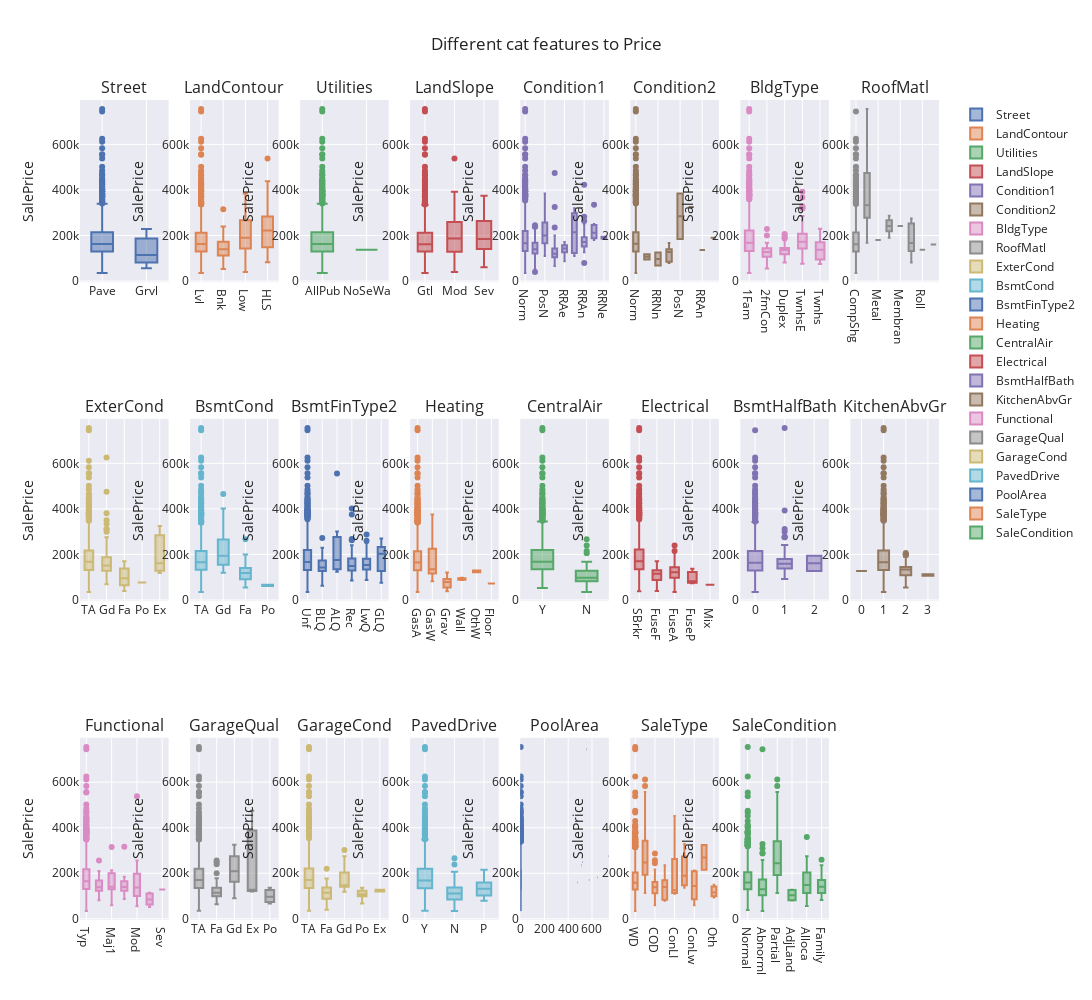

Write notebook code for a chart like this one.
### Code cell
# Сначала объединим непопулярные классы в один аггрегированный класс

suspicious_cat_features = pick_suspicious_features(
    houses_raw_df, cat_features(houses_raw_df), treshold=0.8
)

plot_boxes(
    houses_raw_df,
    suspicious_cat_features,
    TARGET,
    title="Different cat features to Price",
    rows=3,
    height=1000,
    width=2400,
)

# На мой взгляд эти признаки также достаточно бесполезны.
# Межклассовая вариативность среди этих переменных практически ничего не объясняет. 
# Везде первый класс(на графике) - все портит. А учитвая что сами признаки крайне несбалнсированны
# Делаем вывод что все эти переменные можно спокойно удалить и не потерять в качества ничего
# Оставим разве что RoofMatl - он выглядит перспектинвым.
# Там интерквантильные размахи не соприкасаются у двух самых популярных классов
suspicious_cat_features.remove("RoofMatl")
print("Removing next features: ", suspicious_cat_features)
houses_raw_df.drop(suspicious_cat_features, axis=1, inplace=True)

### Figure 1 — Plotly figure (JSON) as saved in the notebook; plotly's stock layout.template omitted (floating-point values rounded to 4 significant figures; data arrays with more than 128 entries replaced by an {"elided": "..."} marker saying what was removed)
{"data": [{"name": "Street", "type": "box", "x": {"elided": "1460 str values"}, "xaxis": "x", "y": {"elided": "1460 int values"}, "yaxis": "y"}, {"name": "LandContour", "type": "box", "x": {"elided": "1460 str values"}, "xaxis": "x2", "y": {"elided": "1460 int values"}, "yaxis": "y2"}, {"name": "Utilities", "type": "box", "x": {"elided": "1460 str values"}, "xaxis": "x3", "y": {"elided": "1460 int values"}, "yaxis": "y3"}, {"name": "LandSlope", "type": "box", "x": {"elided": "1460 str values"}, "xaxis": "x4", "y": {"elided": "1460 int values"}, "yaxis": "y4"}, {"name": "Condition1", "type": "box", "x": {"elided": "1460 str values"}, "xaxis": "x5", "y": {"elided": "1460 int values"}, "yaxis": "y5"}, {"name": "Condition2", "type": "box", "x": {"elided": "1460 str values"}, "xaxis": "x6", "y": {"elided": "1460 int values"}, "yaxis": "y6"}, {"name": "BldgType", "type": "box", "x": {"elided": "1460 str values"}, "xaxis": "x7", "y": {"elided": "1460 int values"}, "yaxis": "y7"}, {"name": "RoofMatl", "type": "box", "x": {"elided": "1460 str values"}, "xaxis": "x8", "y": {"elided": "1460 int values"}, "yaxis": "y8"}, {"name": "ExterCond", "type": "box", "x": {"elided": "1460 str values"}, "xaxis": "x9", "y": {"elided": "1460 int values"}, "yaxis": "y9"}, {"name": "BsmtCond", "type": "box", "x": {"elided": "1460 str values"}, "xaxis": "x10", "y": {"elided": "1460 int values"}, "yaxis": "y10"}, {"name": "BsmtFinType2", "type": "box", "x": {"elided": "1460 str values"}, "xaxis": "x11", "y": {"elided": "1460 int values"}, "yaxis": "y11"}, {"name": "Heating", "type": "box", "x": {"elided": "1460 str values"}, "xaxis": "x12", "y": {"elided": "1460 int values"}, "yaxis": "y12"}, {"name": "CentralAir", "type": "box", "x": {"elided": "1460 str values"}, "xaxis": "x13", "y": {"elided": "1460 int values"}, "yaxis": "y13"}, {"name": "Electrical", "type": "box", "x": {"elided": "1460 str values"}, "xaxis": "x14", "y": {"elided": "1460 int values"}, "yaxis": "y14"}, {"name": "BsmtHalfBath", "type": "box", "x": {"elided": "1460 int values"}, "xaxis": "x15", "y": {"elided": "1460 int values"}, "yaxis": "y15"}, {"name": "KitchenAbvGr", "type": "box", "x": {"elided": "1460 int values"}, "xaxis": "x16", "y": {"elided": "1460 int values"}, "yaxis": "y16"}, {"name": "Functional", "type": "box", "x": {"elided": "1460 str values"}, "xaxis": "x17", "y": {"elided": "1460 int values"}, "yaxis": "y17"}, {"name": "GarageQual", "type": "box", "x": {"elided": "1460 str values"}, "xaxis": "x18", "y": {"elided": "1460 int values"}, "yaxis": "y18"}, {"name": "GarageCond", "type": "box", "x": {"elided": "1460 str values"}, "xaxis": "x19", "y": {"elided": "1460 int values"}, "yaxis": "y19"}, {"name": "PavedDrive", "type": "box", "x": {"elided": "1460 str values"}, "xaxis": "x20", "y": {"elided": "1460 int values"}, "yaxis": "y20"}, {"name": "PoolArea", "type": "box", "x": {"elided": "1460 int values"}, "xaxis": "x21", "y": {"elided": "1460 int values"}, "yaxis": "y21"}, {"name": "SaleType", "type": "box", "x": {"elided": "1460 str values"}, "xaxis": "x22", "y": {"elided": "1460 int values"}, "yaxis": "y22"}, {"name": "SaleCondition", "type": "box", "x": {"elided": "1460 str values"}, "xaxis": "x23", "y": {"elided": "1460 int values"}, "yaxis": "y23"}], "layout": {"annotations": [{"font": {"size": 16}, "showarrow": false, "text": "Street", "x": 0.05156, "xanchor": "center", "xref": "paper", "y": 1, "yanchor": "bottom", "yref": "paper"}, {"font": {"size": 16}, "showarrow": false, "text": "LandContour", "x": 0.1797, "xanchor": "center", "xref": "paper", "y": 1, "yanchor": "bottom", "yref": "paper"}, {"font": {"size": 16}, "showarrow": false, "text": "Utilities", "x": 0.3078, "xanchor": "center", "xref": "paper", "y": 1, "yanchor": "bottom", "yref": "paper"}, {"font": {"size": 16}, "showarrow": false, "text": "LandSlope", "x": 0.4359, "xanchor": "center", "xref": "paper", "y": 1, "yanchor": "bottom", "yref": "paper"}, {"font": {"size": 16}, "showarrow": false, "text": "Condition1", "x": 0.5641, "xanchor": "center", "xref": "paper", "y": 1, "yanchor": "bottom", "yref": "paper"}, {"font": {"size": 16}, "showarrow": false, "text": "Condition2", "x": 0.6922, "xanchor": "center", "xref": "paper", "y": 1, "yanchor": "bottom", "yref": "paper"}, {"font": {"size": 16}, "showarrow": false, "text": "BldgType", "x": 0.8203, "xanchor": "center", "xref": "paper", "y": 1, "yanchor": "bottom", "yref": "paper"}, {"font": {"size": 16}, "showarrow": false, "text": "RoofMatl", "x": 0.9484, "xanchor": "center", "xref": "paper", "y": 1, "yanchor": "bottom", "yref": "paper"}, {"font": {"size": 16}, "showarrow": false, "text": "ExterCond", "x": 0.05156, "xanchor": "center", "xref": "paper", "y": 0.6111, "yanchor": "bottom", "yref": "paper"}, {"font": {"size": 16}, "showarrow": false, "text": "BsmtCond", "x": 0.1797, "xanchor": "center", "xref": "paper", "y": 0.6111, "yanchor": "bottom", "yref": "paper"}, {"font": {"size": 16}, "showarrow": false, "text": "BsmtFinType2", "x": 0.3078, "xanchor": "center", "xref": "paper", "y": 0.6111, "yanchor": "bottom", "yref": "paper"}, {"font": {"size": 16}, "showarrow": false, "text": "Heating", "x": 0.4359, "xanchor": "center", "xref": "paper", "y": 0.6111, "yanchor": "bottom", "yref": "paper"}, {"font": {"size": 16}, "showarrow": false, "text": "CentralAir", "x": 0.5641, "xanchor": "center", "xref": "paper", "y": 0.6111, "yanchor": "bottom", "yref": "paper"}, {"font": {"size": 16}, "showarrow": false, "text": "Electrical", "x": 0.6922, "xanchor": "center", "xref": "paper", "y": 0.6111, "yanchor": "bottom", "yref": "paper"}, {"font": {"size": 16}, "showarrow": false, "text": "BsmtHalfBath", "x": 0.8203, "xanchor": "center", "xref": "paper", "y": 0.6111, "yanchor": "bottom", "yref": "paper"}, {"font": {"size": 16}, "showarrow": false, "text": "KitchenAbvGr", "x": 0.9484, "xanchor": "center", "xref": "paper", "y": 0.6111, "yanchor": "bottom", "yref": "paper"}, {"font": {"size": 16}, "showarrow": false, "text": "Functional", "x": 0.05156, "xanchor": "center", "xref": "paper", "y": 0.2222, "yanchor": "bottom", "yref": "paper"}, {"font": {"size": 16}, "showarrow": false, "text": "GarageQual", "x": 0.1797, "xanchor": "center", "xref": "paper", "y": 0.2222, "yanchor": "bottom", "yref": "paper"}, {"font": {"size": 16}, "showarrow": false, "text": "GarageCond", "x": 0.3078, "xanchor": "center", "xref": "paper", "y": 0.2222, "yanchor": "bottom", "yref": "paper"}, {"font": {"size": 16}, "showarrow": false, "text": "PavedDrive", "x": 0.4359, "xanchor": "center", "xref": "paper", "y": 0.2222, "yanchor": "bottom", "yref": "paper"}, {"font": {"size": 16}, "showarrow": false, "text": "PoolArea", "x": 0.5641, "xanchor": "center", "xref": "paper", "y": 0.2222, "yanchor": "bottom", "yref": "paper"}, {"font": {"size": 16}, "showarrow": false, "text": "SaleType", "x": 0.6922, "xanchor": "center", "xref": "paper", "y": 0.2222, "yanchor": "bottom", "yref": "paper"}, {"font": {"size": 16}, "showarrow": false, "text": "SaleCondition", "x": 0.8203, "xanchor": "center", "xref": "paper", "y": 0.2222, "yanchor": "bottom", "yref": "paper"}], "height": 1000, "title": {"text": "Different cat features to Price"}, "width": 2400, "xaxis": {"anchor": "y", "domain": [0, 0.1031]}, "xaxis10": {"anchor": "y10", "domain": [0.1281, 0.2312]}, "xaxis11": {"anchor": "y11", "domain": [0.2562, 0.3594]}, "xaxis12": {"anchor": "y12", "domain": [0.3844, 0.4875]}, "xaxis13": {"anchor": "y13", "domain": [0.5125, 0.6156]}, "xaxis14": {"anchor": "y14", "domain": [0.6406, 0.7438]}, "xaxis15": {"anchor": "y15", "domain": [0.7688, 0.8719]}, "xaxis16": {"anchor": "y16", "domain": [0.8969, 1]}, "xaxis17": {"anchor": "y17", "domain": [0, 0.1031]}, "xaxis18": {"anchor": "y18", "domain": [0.1281, 0.2312]}, "xaxis19": {"anchor": "y19", "domain": [0.2562, 0.3594]}, "xaxis2": {"anchor": "y2", "domain": [0.1281, 0.2312]}, "xaxis20": {"anchor": "y20", "domain": [0.3844, 0.4875]}, "xaxis21": {"anchor": "y21", "domain": [0.5125, 0.6156]}, "xaxis22": {"anchor": "y22", "domain": [0.6406, 0.7438]}, "xaxis23": {"anchor": "y23", "domain": [0.7688, 0.8719]}, "xaxis24": {"anchor": "y24", "domain": [0.8969, 1]}, "xaxis3": {"anchor": "y3", "domain": [0.2562, 0.3594]}, "xaxis4": {"anchor": "y4", "domain": [0.3844, 0.4875]}, "xaxis5": {"anchor": "y5", "domain": [0.5125, 0.6156]}, "xaxis6": {"anchor": "y6", "domain": [0.6406, 0.7438]}, "xaxis7": {"anchor": "y7", "domain": [0.7688, 0.8719]}, "xaxis8": {"anchor": "y8", "domain": [0.8969, 1]}, "xaxis9": {"anchor": "y9", "domain": [0, 0.1031]}, "yaxis": {"anchor": "x", "domain": [0.7778, 1], "title": {"text": "SalePrice"}}, "yaxis10": {"anchor": "x10", "domain": [0.3889, 0.6111], "title": {"text": "SalePrice"}}, "yaxis11": {"anchor": "x11", "domain": [0.3889, 0.6111], "title": {"text": "SalePrice"}}, "yaxis12": {"anchor": "x12", "domain": [0.3889, 0.6111], "title": {"text": "SalePrice"}}, "yaxis13": {"anchor": "x13", "domain": [0.3889, 0.6111], "title": {"text": "SalePrice"}}, "yaxis14": {"anchor": "x14", "domain": [0.3889, 0.6111], "title": {"text": "SalePrice"}}, "yaxis15": {"anchor": "x15", "domain": [0.3889, 0.6111], "title": {"text": "SalePrice"}}, "yaxis16": {"anchor": "x16", "domain": [0.3889, 0.6111], "title": {"text": "SalePrice"}}, "yaxis17": {"anchor": "x17", "domain": [0, 0.2222], "title": {"text": "SalePrice"}}, "yaxis18": {"anchor": "x18", "domain": [0, 0.2222], "title": {"text": "SalePrice"}}, "yaxis19": {"anchor": "x19", "domain": [0, 0.2222], "title": {"text": "SalePrice"}}, "yaxis2": {"anchor": "x2", "domain": [0.7778, 1], "title": {"text": "SalePrice"}}, "yaxis20": {"anchor": "x20", "domain": [0, 0.2222], "title": {"text": "SalePrice"}}, "yaxis21": {"anchor": "x21", "domain": [0, 0.2222], "title": {"text": "SalePrice"}}, "yaxis22": {"anchor": "x22", "domain": [0, 0.2222], "title": {"text": "SalePrice"}}, "yaxis23": {"anchor": "x23", "domain": [0, 0.2222], "title": {"text": "SalePrice"}}, "yaxis24": {"anchor": "x24", "domain": [0, 0.2222], "title": {"text": "SalePrice"}}, "yaxis3": {"anchor": "x3", "domain": [0.7778, 1], "title": {"text": "SalePrice"}}, "yaxis4": {"anchor": "x4", "domain": [0.7778, 1], "title": {"text": "SalePrice"}}, "yaxis5": {"anchor": "x5", "domain": [0.7778, 1], "title": {"text": "SalePrice"}}, "yaxis6": {"anchor": "x6", "domain": [0.7778, 1], "title": {"text": "SalePrice"}}, "yaxis7": {"anchor": "x7", "domain": [0.7778, 1], "title": {"text": "SalePrice"}}, "yaxis8": {"anchor": "x8", "domain": [0.7778, 1], "title": {"text": "SalePrice"}}, "yaxis9": {"anchor": "x9", "domain": [0.3889, 0.6111], "title": {"text": "SalePrice"}}}}
